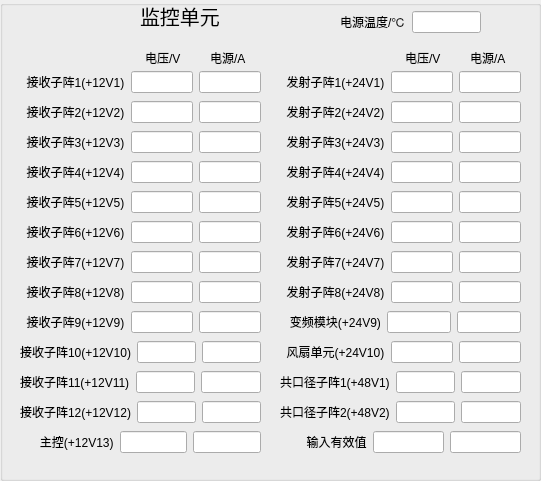
  <widget class="QGroupBox" name="groupBox">
   <property name="geometry">
    <rect>
     <x>10</x>
     <y>60</y>
     <width>541</width>
     <height>481</height>
    </rect>
   </property>
   <property name="title">
    <string/>
   </property>
   <widget class="QLabel" name="label_2">
    <property name="geometry">
     <rect>
      <x>140</x>
      <y>0</y>
      <width>81</width>
      <height>31</height>
     </rect>
    </property>
    <property name="font">
     <font>
      <pointsize>15</pointsize>
     </font>
    </property>
    <property name="text">
     <string>监控单元</string>
    </property>
   </widget>
   <widget class="QWidget" name="layoutWidget">
    <property name="geometry">
     <rect>
      <x>340</x>
      <y>10</y>
      <width>141</width>
      <height>24</height>
     </rect>
    </property>
    <layout class="QHBoxLayout" name="horizontalLayout">
     <item>
      <widget class="QLabel" name="label_3">
       <property name="text">
        <string>电源温度/℃</string>
       </property>
      </widget>
     </item>
     <item>
      <widget class="QLineEdit" name="lineEdit">
       <property name="text">
        <string/>
       </property>
      </widget>
     </item>
    </layout>
   </widget>
   <widget class="QLabel" name="label_5">
    <property name="geometry">
     <rect>
      <x>145</x>
      <y>50</y>
      <width>41</width>
      <height>16</height>
     </rect>
    </property>
    <property name="text">
     <string>电压/V</string>
    </property>
   </widget>
   <widget class="QLabel" name="label_6">
    <property name="geometry">
     <rect>
      <x>210</x>
      <y>50</y>
      <width>41</width>
      <height>16</height>
     </rect>
    </property>
    <property name="text">
     <string>电源/A</string>
    </property>
   </widget>
   <widget class="QLabel" name="label_8">
    <property name="geometry">
     <rect>
      <x>470</x>
      <y>50</y>
      <width>41</width>
      <height>16</height>
     </rect>
    </property>
    <property name="text">
     <string>电源/A</string>
    </property>
   </widget>
   <widget class="QLabel" name="label_9">
    <property name="geometry">
     <rect>
      <x>405</x>
      <y>50</y>
      <width>41</width>
      <height>16</height>
     </rect>
    </property>
    <property name="text">
     <string>电压/V</string>
    </property>
   </widget>
   <widget class="QWidget" name="layoutWidget_2">
    <property name="geometry">
     <rect>
      <x>20</x>
      <y>100</y>
      <width>241</width>
      <height>24</height>
     </rect>
    </property>
    <layout class="QHBoxLayout" name="horizontalLayout_4">
     <item>
      <widget class="QLabel" name="label_10">
       <property name="text">
        <string>  接收子阵2(+12V2)</string>
       </property>
      </widget>
     </item>
     <item>
      <widget class="QLineEdit" name="lineEdit_6"/>
     </item>
     <item>
      <widget class="QLineEdit" name="lineEdit_7"/>
     </item>
    </layout>
   </widget>
   <widget class="QWidget" name="layoutWidget_4">
    <property name="geometry">
     <rect>
      <x>20</x>
      <y>130</y>
      <width>241</width>
      <height>24</height>
     </rect>
    </property>
    <layout class="QHBoxLayout" name="horizontalLayout_6">
     <item>
      <widget class="QLabel" name="label_12">
       <property name="text">
        <string>  接收子阵3(+12V3)</string>
       </property>
      </widget>
     </item>
     <item>
      <widget class="QLineEdit" name="lineEdit_10"/>
     </item>
     <item>
      <widget class="QLineEdit" name="lineEdit_11"/>
     </item>
    </layout>
   </widget>
   <widget class="QWidget" name="layoutWidget_6">
    <property name="geometry">
     <rect>
      <x>20</x>
      <y>160</y>
      <width>241</width>
      <height>24</height>
     </rect>
    </property>
    <layout class="QHBoxLayout" name="horizontalLayout_8">
     <item>
      <widget class="QLabel" name="label_14">
       <property name="text">
        <string>  接收子阵4(+12V4)</string>
       </property>
      </widget>
     </item>
     <item>
      <widget class="QLineEdit" name="lineEdit_14"/>
     </item>
     <item>
      <widget class="QLineEdit" name="lineEdit_15"/>
     </item>
    </layout>
   </widget>
   <widget class="QWidget" name="layoutWidget_9">
    <property name="geometry">
     <rect>
      <x>20</x>
      <y>280</y>
      <width>241</width>
      <height>24</height>
     </rect>
    </property>
    <layout class="QHBoxLayout" name="horizontalLayout_11">
     <item>
      <widget class="QLabel" name="label_17">
       <property name="text">
        <string>  接收子阵8(+12V8)</string>
       </property>
      </widget>
     </item>
     <item>
      <widget class="QLineEdit" name="lineEdit_20"/>
     </item>
     <item>
      <widget class="QLineEdit" name="lineEdit_21"/>
     </item>
    </layout>
   </widget>
   <widget class="QWidget" name="layoutWidget_10">
    <property name="geometry">
     <rect>
      <x>20</x>
      <y>190</y>
      <width>241</width>
      <height>24</height>
     </rect>
    </property>
    <layout class="QHBoxLayout" name="horizontalLayout_12">
     <item>
      <widget class="QLabel" name="label_18">
       <property name="text">
        <string>  接收子阵5(+12V5)</string>
       </property>
      </widget>
     </item>
     <item>
      <widget class="QLineEdit" name="lineEdit_22"/>
     </item>
     <item>
      <widget class="QLineEdit" name="lineEdit_23"/>
     </item>
    </layout>
   </widget>
   <widget class="QWidget" name="layoutWidget_11">
    <property name="geometry">
     <rect>
      <x>20</x>
      <y>250</y>
      <width>241</width>
      <height>24</height>
     </rect>
    </property>
    <layout class="QHBoxLayout" name="horizontalLayout_13">
     <item>
      <widget class="QLabel" name="label_19">
       <property name="text">
        <string>  接收子阵7(+12V7)</string>
       </property>
      </widget>
     </item>
     <item>
      <widget class="QLineEdit" name="lineEdit_24"/>
     </item>
     <item>
      <widget class="QLineEdit" name="lineEdit_25"/>
     </item>
    </layout>
   </widget>
   <widget class="QWidget" name="layoutWidget_13">
    <property name="geometry">
     <rect>
      <x>20</x>
      <y>220</y>
      <width>241</width>
      <height>24</height>
     </rect>
    </property>
    <layout class="QHBoxLayout" name="horizontalLayout_15">
     <item>
      <widget class="QLabel" name="label_21">
       <property name="text">
        <string>  接收子阵6(+12V6)</string>
       </property>
      </widget>
     </item>
     <item>
      <widget class="QLineEdit" name="lineEdit_28"/>
     </item>
     <item>
      <widget class="QLineEdit" name="lineEdit_29"/>
     </item>
    </layout>
   </widget>
   <widget class="QWidget" name="layoutWidget_17">
    <property name="geometry">
     <rect>
      <x>20</x>
      <y>400</y>
      <width>241</width>
      <height>24</height>
     </rect>
    </property>
    <layout class="QHBoxLayout" name="horizontalLayout_19">
     <item>
      <widget class="QLabel" name="label_25">
       <property name="text">
        <string>接收子阵12(+12V12)</string>
       </property>
      </widget>
     </item>
     <item>
      <widget class="QLineEdit" name="lineEdit_36"/>
     </item>
     <item>
      <widget class="QLineEdit" name="lineEdit_37"/>
     </item>
    </layout>
   </widget>
   <widget class="QWidget" name="layoutWidget_18">
    <property name="geometry">
     <rect>
      <x>20</x>
      <y>310</y>
      <width>241</width>
      <height>24</height>
     </rect>
    </property>
    <layout class="QHBoxLayout" name="horizontalLayout_20">
     <item>
      <widget class="QLabel" name="label_26">
       <property name="text">
        <string>  接收子阵9(+12V9)</string>
       </property>
      </widget>
     </item>
     <item>
      <widget class="QLineEdit" name="lineEdit_38"/>
     </item>
     <item>
      <widget class="QLineEdit" name="lineEdit_39"/>
     </item>
    </layout>
   </widget>
   <widget class="QWidget" name="layoutWidget_19">
    <property name="geometry">
     <rect>
      <x>20</x>
      <y>370</y>
      <width>241</width>
      <height>24</height>
     </rect>
    </property>
    <layout class="QHBoxLayout" name="horizontalLayout_21">
     <item>
      <widget class="QLabel" name="label_27">
       <property name="text">
        <string>接收子阵11(+12V11)</string>
       </property>
      </widget>
     </item>
     <item>
      <widget class="QLineEdit" name="lineEdit_40"/>
     </item>
     <item>
      <widget class="QLineEdit" name="lineEdit_41"/>
     </item>
    </layout>
   </widget>
   <widget class="QWidget" name="layoutWidget_21">
    <property name="geometry">
     <rect>
      <x>20</x>
      <y>340</y>
      <width>241</width>
      <height>24</height>
     </rect>
    </property>
    <layout class="QHBoxLayout" name="horizontalLayout_23">
     <item>
      <widget class="QLabel" name="label_29">
       <property name="text">
        <string>接收子阵10(+12V10)</string>
       </property>
      </widget>
     </item>
     <item>
      <widget class="QLineEdit" name="lineEdit_44"/>
     </item>
     <item>
      <widget class="QLineEdit" name="lineEdit_45"/>
     </item>
    </layout>
   </widget>
   <widget class="QWidget" name="layoutWidget_20">
    <property name="geometry">
     <rect>
      <x>280</x>
      <y>370</y>
      <width>241</width>
      <height>24</height>
     </rect>
    </property>
    <layout class="QHBoxLayout" name="horizontalLayout_22">
     <item>
      <widget class="QLabel" name="label_28">
       <property name="text">
        <string>共口径子阵1(+48V1)</string>
       </property>
      </widget>
     </item>
     <item>
      <widget class="QLineEdit" name="lineEdit_42"/>
     </item>
     <item>
      <widget class="QLineEdit" name="lineEdit_43"/>
     </item>
    </layout>
   </widget>
   <widget class="QWidget" name="layoutWidget">
    <property name="geometry">
     <rect>
      <x>280</x>
      <y>70</y>
      <width>241</width>
      <height>24</height>
     </rect>
    </property>
    <layout class="QHBoxLayout" name="horizontalLayout_3">
     <item>
      <widget class="QLabel" name="label_7">
       <property name="text">
        <string>  发射子阵1(+24V1)</string>
       </property>
      </widget>
     </item>
     <item>
      <widget class="QLineEdit" name="lineEdit_4"/>
     </item>
     <item>
      <widget class="QLineEdit" name="lineEdit_5"/>
     </item>
    </layout>
   </widget>
   <widget class="QWidget" name="layoutWidget_7">
    <property name="geometry">
     <rect>
      <x>280</x>
      <y>160</y>
      <width>241</width>
      <height>24</height>
     </rect>
    </property>
    <layout class="QHBoxLayout" name="horizontalLayout_9">
     <item>
      <widget class="QLabel" name="label_15">
       <property name="text">
        <string>  发射子阵4(+24V4)</string>
       </property>
      </widget>
     </item>
     <item>
      <widget class="QLineEdit" name="lineEdit_16"/>
     </item>
     <item>
      <widget class="QLineEdit" name="lineEdit_17"/>
     </item>
    </layout>
   </widget>
   <widget class="QWidget" name="layoutWidget_12">
    <property name="geometry">
     <rect>
      <x>280</x>
      <y>280</y>
      <width>241</width>
      <height>24</height>
     </rect>
    </property>
    <layout class="QHBoxLayout" name="horizontalLayout_14">
     <item>
      <widget class="QLabel" name="label_20">
       <property name="text">
        <string>  发射子阵8(+24V8)</string>
       </property>
      </widget>
     </item>
     <item>
      <widget class="QLineEdit" name="lineEdit_26"/>
     </item>
     <item>
      <widget class="QLineEdit" name="lineEdit_27"/>
     </item>
    </layout>
   </widget>
   <widget class="QWidget" name="layoutWidget_22">
    <property name="geometry">
     <rect>
      <x>280</x>
      <y>400</y>
      <width>241</width>
      <height>24</height>
     </rect>
    </property>
    <layout class="QHBoxLayout" name="horizontalLayout_24">
     <item>
      <widget class="QLabel" name="label_30">
       <property name="text">
        <string>共口径子阵2(+48V2)</string>
       </property>
      </widget>
     </item>
     <item>
      <widget class="QLineEdit" name="lineEdit_46"/>
     </item>
     <item>
      <widget class="QLineEdit" name="lineEdit_47"/>
     </item>
    </layout>
   </widget>
   <widget class="QWidget" name="layoutWidget_5">
    <property name="geometry">
     <rect>
      <x>280</x>
      <y>130</y>
      <width>241</width>
      <height>24</height>
     </rect>
    </property>
    <layout class="QHBoxLayout" name="horizontalLayout_7">
     <item>
      <widget class="QLabel" name="label_13">
       <property name="text">
        <string>  发射子阵3(+24V3)</string>
       </property>
      </widget>
     </item>
     <item>
      <widget class="QLineEdit" name="lineEdit_12"/>
     </item>
     <item>
      <widget class="QLineEdit" name="lineEdit_13"/>
     </item>
    </layout>
   </widget>
   <widget class="QWidget" name="layoutWidget_3">
    <property name="geometry">
     <rect>
      <x>280</x>
      <y>100</y>
      <width>241</width>
      <height>24</height>
     </rect>
    </property>
    <layout class="QHBoxLayout" name="horizontalLayout_5">
     <item>
      <widget class="QLabel" name="label_11">
       <property name="text">
        <string>  发射子阵2(+24V2)</string>
       </property>
      </widget>
     </item>
     <item>
      <widget class="QLineEdit" name="lineEdit_8"/>
     </item>
     <item>
      <widget class="QLineEdit" name="lineEdit_9"/>
     </item>
    </layout>
   </widget>
   <widget class="QWidget" name="layoutWidget_14">
    <property name="geometry">
     <rect>
      <x>280</x>
      <y>190</y>
      <width>241</width>
      <height>24</height>
     </rect>
    </property>
    <layout class="QHBoxLayout" name="horizontalLayout_16">
     <item>
      <widget class="QLabel" name="label_22">
       <property name="text">
        <string>  发射子阵5(+24V5)</string>
       </property>
      </widget>
     </item>
     <item>
      <widget class="QLineEdit" name="lineEdit_30"/>
     </item>
     <item>
      <widget class="QLineEdit" name="lineEdit_31"/>
     </item>
    </layout>
   </widget>
   <widget class="QWidget" name="layoutWidget_15">
    <property name="geometry">
     <rect>
      <x>280</x>
      <y>220</y>
      <width>241</width>
      <height>24</height>
     </rect>
    </property>
    <layout class="QHBoxLayout" name="horizontalLayout_17">
     <item>
      <widget class="QLabel" name="label_23">
       <property name="text">
        <string>  发射子阵6(+24V6)</string>
       </property>
      </widget>
     </item>
     <item>
      <widget class="QLineEdit" name="lineEdit_32"/>
     </item>
     <item>
      <widget class="QLineEdit" name="lineEdit_33"/>
     </item>
    </layout>
   </widget>
   <widget class="QWidget" name="layoutWidget_23">
    <property name="geometry">
     <rect>
      <x>280</x>
      <y>310</y>
      <width>241</width>
      <height>24</height>
     </rect>
    </property>
    <layout class="QHBoxLayout" name="horizontalLayout_25">
     <item>
      <widget class="QLabel" name="label_31">
       <property name="text">
        <string>   变频模块(+24V9)</string>
       </property>
      </widget>
     </item>
     <item>
      <widget class="QLineEdit" name="lineEdit_48"/>
     </item>
     <item>
      <widget class="QLineEdit" name="lineEdit_49"/>
     </item>
    </layout>
   </widget>
   <widget class="QWidget" name="layoutWidget_49">
    <property name="geometry">
     <rect>
      <x>280</x>
      <y>340</y>
      <width>241</width>
      <height>24</height>
     </rect>
    </property>
    <layout class="QHBoxLayout" name="horizontalLayout_51">
     <item>
      <widget class="QLabel" name="label_62">
       <property name="text">
        <string>  风扇单元(+24V10)</string>
       </property>
      </widget>
     </item>
     <item>
      <widget class="QLineEdit" name="lineEdit_99"/>
     </item>
     <item>
      <widget class="QLineEdit" name="lineEdit_100"/>
     </item>
    </layout>
   </widget>
   <widget class="QWidget" name="layoutWidget_16">
    <property name="geometry">
     <rect>
      <x>280</x>
      <y>250</y>
      <width>241</width>
      <height>24</height>
     </rect>
    </property>
    <layout class="QHBoxLayout" name="horizontalLayout_18">
     <item>
      <widget class="QLabel" name="label_24">
       <property name="text">
        <string>  发射子阵7(+24V7)</string>
       </property>
      </widget>
     </item>
     <item>
      <widget class="QLineEdit" name="lineEdit_34"/>
     </item>
     <item>
      <widget class="QLineEdit" name="lineEdit_35"/>
     </item>
    </layout>
   </widget>
   <widget class="QWidget" name="layoutWidget_50">
    <property name="geometry">
     <rect>
      <x>20</x>
      <y>430</y>
      <width>241</width>
      <height>24</height>
     </rect>
    </property>
    <layout class="QHBoxLayout" name="horizontalLayout_52">
     <item>
      <widget class="QLabel" name="label_63">
       <property name="text">
        <string>      主控(+12V13)</string>
       </property>
      </widget>
     </item>
     <item>
      <widget class="QLineEdit" name="lineEdit_101"/>
     </item>
     <item>
      <widget class="QLineEdit" name="lineEdit_102"/>
     </item>
    </layout>
   </widget>
   <widget class="QWidget" name="layoutWidget_51">
    <property name="geometry">
     <rect>
      <x>280</x>
      <y>430</y>
      <width>241</width>
      <height>24</height>
     </rect>
    </property>
    <layout class="QHBoxLayout" name="horizontalLayout_53">
     <item>
      <widget class="QLabel" name="label_64">
       <property name="text">
        <string>        输入有效值</string>
       </property>
      </widget>
     </item>
     <item>
      <widget class="QLineEdit" name="lineEdit_103"/>
     </item>
     <item>
      <widget class="QLineEdit" name="lineEdit_104"/>
     </item>
    </layout>
   </widget>
   <widget class="QWidget" name="layoutWidget">
    <property name="geometry">
     <rect>
      <x>20</x>
      <y>70</y>
      <width>241</width>
      <height>24</height>
     </rect>
    </property>
    <layout class="QHBoxLayout" name="horizontalLayout_2">
     <item>
      <widget class="QLabel" name="label_4">
       <property name="text">
        <string>  接收子阵1(+12V1)</string>
       </property>
      </widget>
     </item>
     <item>
      <widget class="QLineEdit" name="lineEdit_2"/>
     </item>
     <item>
      <widget class="QLineEdit" name="lineEdit_3"/>
     </item>
    </layout>
   </widget>
  </widget>
